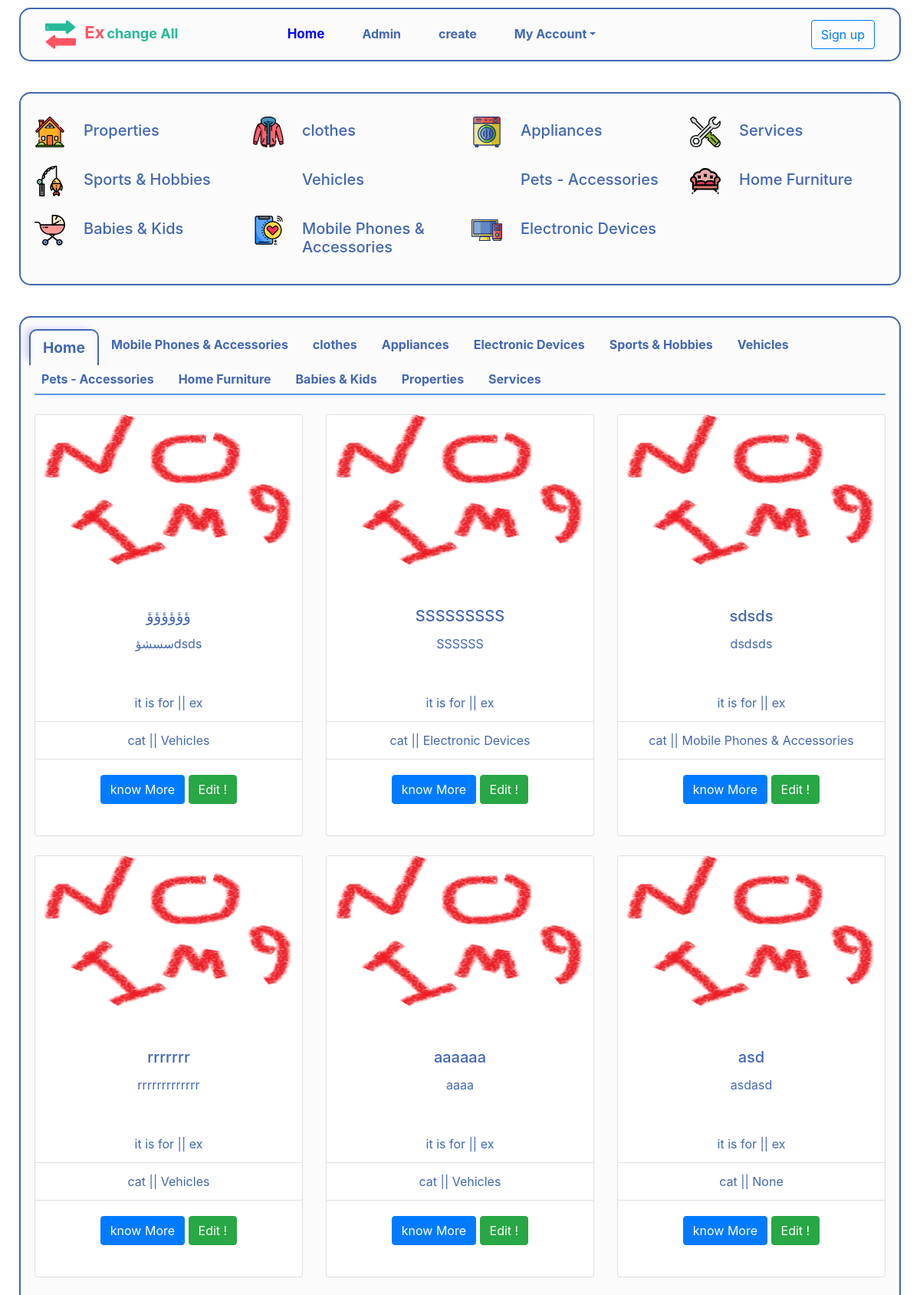
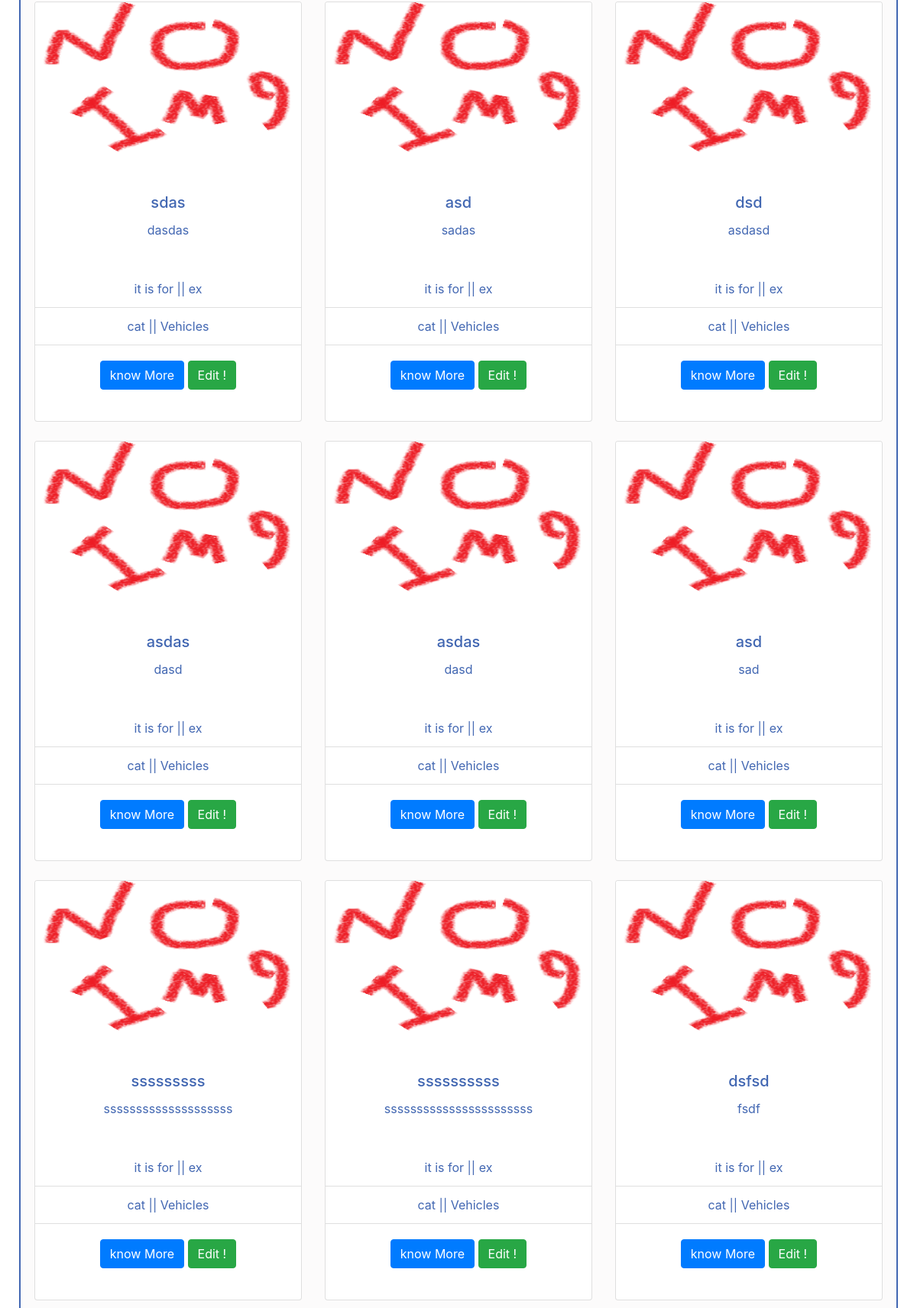
The page / (upper part) on the database its author committed (2 pictures, top to bottom).
### ads/models.py (models this page shows, shortened)
class ads(models.Model):
    options =(
    ("ex", "ex"),
    ("Sale", "Sale"),
    ("free", "free"),
)
    user = models.ForeignKey(User, blank=True , null=True, on_delete=models.CASCADE)
    title =models.CharField(max_length=80)
    description = models.TextField(max_length=500,default='')
    main=models.ForeignKey ( 'catugry',related_name='ad_main',
                            limit_choices_to={'main__isnull':True ,
                             'sub__isnull':True ,
                             'end__isnull':True }
                               , on_delete=models.CASCADE,blank=True,null=True, verbose_name='Main Category')
    sub=models.ForeignKey ( 'catugry' ,related_name='ad_sub',
                            limit_choices_to={'sub__isnull':True ,
                                'main__isnull':False ,
                                 'end__isnull':True }
                                ,on_delete=models.CASCADE,blank=True,null=True, verbose_name='Under Surface Category')
    end=models.ForeignKey ( 'catugry' , related_name='ad_end',
                                limit_choices_to={'sub__isnull':False ,
                                                  'main__isnull':False ,
                                                  'end__isnull':True }
                                ,on_delete=models.CASCADE,blank=True,null=True, verbose_name='Deep Category')
    last=models.ForeignKey ( 'catugry' , related_name='ad_last',
                                limit_choices_to={'sub__isnull':False ,
                                                  'main__isnull':False ,
                                                  'end__isnull':False}
                                ,on_delete=models.CASCADE,blank=True,null=True, verbose_name='Last Category')
    create_date = models.DateTimeField(default=timezone.now)
    active = models.BooleanField(default=True)
    view =models.IntegerField(default=0)
    ad_option = models.CharField(max_length=4, choices=options , default='ex')
    img=models.ImageField(upload_to='post_img2/' , default="img/defu.png")
    name_of_who=models.CharField(max_length=15 , null=True,blank=True)
    adress=models.CharField(max_length=80 , null=True,blank=True)
    mobile =models.PositiveSmallIntegerField( default=1114796307 , null=True,blank=True,)
    email=models.EmailField(default="ahmed_mag22@yahoo.com" , null=True,blank=True)
    class Meta:
        ordering = ['-create_date']

class catugry(models.Model):
    name=models.CharField ( max_length=40 , default='')
    main=models.ForeignKey ( 'self', related_name='re_main' ,
                            limit_choices_to={'main__isnull':True ,
                             'sub__isnull':True ,
                             'end__isnull':True }
                               , on_delete=models.CASCADE,blank=True,null=True)
    sub=models.ForeignKey ( 'self' , related_name='re_sub',
                            limit_choices_to={'sub__isnull':True ,
                                'main__isnull':False ,
                                 'end__isnull':True }
                                ,on_delete=models.CASCADE,blank=True,null=True)
    end=models.ForeignKey ( 'self' , related_name='re_end',
                                limit_choices_to={'sub__isnull':False ,
                                                  'main__isnull':False,
                                                  'end__isnull':True }
                                ,on_delete=models.CASCADE,blank=True,null=True)
    class Meta:
        verbose_name = "catugry"
        verbose_name_plural = "catugry"
    def __str__(self):
        return str(self.name)

### ads/views.py (the view)
# urls.py: url(r'^$',views.all_ads, name='all_ads') ,
def all_ads(request):
    ads_all=ads.objects.all()
    context = {
        'ads_all' : ads_all ,
    }
    return render(request , 'all.html' , context)

### ads/templates/all.html (shortened to what this page needs)
{% extends 'base_ads.html' %}
{% block card %}
<section class="py-5 my-card-sec">
  <div class="container text-center">
    <nav class="my-nav-tap">
      <div class="nav nav-tabs my-tap-all" id="nav-tab" role="tablist">
        <a class="nav-item nav-link my-taps active" id="nav-home-tab" data-toggle="tab" href="#nav-home" role="tab"
          aria-controls="nav-home" aria-selected="true"> Home</a>
        <a class="nav-item nav-link my-taps" id="nav-Mobile-tab" data-toggle="tab" href="#nav-Mobile" role="tab"
          aria-controls="nav-Mobile" aria-selected="false">Mobile Phones & Accessories</a>
        <a class="nav-item nav-link my-taps" id="nav-clothes-tab" data-toggle="tab" href="#nav-clothes" role="tab"
          aria-controls="nav-clothes" aria-selected="false">clothes</a>
        <a class="nav-item nav-link my-taps" id="nav-Appliances-tab" data-toggle="tab" href="#nav-Appliances" role="tab"
          aria-controls="nav-Appliances" aria-selected="false">Appliances</a>
        <a class="nav-item nav-link my-taps" id="nav-Electronic-tab" data-toggle="tab" href="#nav-Electronic" role="tab"
          aria-controls="nav-Electronic" aria-selected="false">Electronic Devices</a>
        <a class="nav-item nav-link my-taps" id="nav-Sports-tab" data-toggle="tab" href="#nav-Sports" role="tab"
          aria-controls="nav-Sports" aria-selected="false">Sports & Hobbies</a>
        <a class="nav-item nav-link my-taps" id="nav-Vehicles-tab" data-toggle="tab" href="#nav-Vehicles" role="tab"
          aria-controls="nav-Vehicles" aria-selected="false">Vehicles</a>
        <a class="nav-item nav-link my-taps" id="nav-Pets-tab" data-toggle="tab" href="#nav-Pets" role="tab"
          aria-controls="nav-Pets" aria-selected="false">Pets - Accessories</a>
        <a class="nav-item nav-link my-taps" id="nav-Furniture-tab" data-toggle="tab" href="#nav-Furniture" role="tab"
          aria-controls="nav-Furniture" aria-selected="false">Home Furniture</a>
        <a class="nav-item nav-link my-taps" id="nav-Babies-tab" data-toggle="tab" href="#nav-Babies" role="tab"
          aria-controls="nav-Babies" aria-selected="false">Babies & Kids</a>
        <a class="nav-item nav-link my-taps" id="nav-Properties-tab" data-toggle="tab" href="#nav-Properties" role="tab"
          aria-controls="nav-Properties" aria-selected="false">Properties</a>
        <a class="nav-item nav-link my-taps" id="nav-Services-tab" data-toggle="tab" href="#nav-Services" role="tab"
          aria-controls="nav-Services" aria-selected="false">Services</a>
      </div>
    </nav>
    <div class="tab-content my-content" id="nav-tabContent">
      <div class="tab-pane fade show active" id="nav-home" role="tabpanel" aria-labelledby="nav-home-tab">
        <div class="row">
          {% for ad in ads_all %}
          <div class="col-lg-4 col-md-4 col-sm-6 col-xs-12 my-card-respon ">
            <div class="card my-card">
              <img src="{{ad.img.url}}" class="card-img-top my-card-img" alt="...">
              <div class="card-body">
                <h5 class="card-title">{{ad.title}}</h5>
                <p class="card-text">{{ad.description}}</p>
              </div>
              <ul class="list-group list-group-flush">
                <li class="list-group-item">it is for || {{ ad.ad_option }}</li>
                <li class="list-group-item">cat || {{ ad.main }}</li>
              </ul>
              <div class="card-body">
                <a class="btn btn-primary" href=" {{ ad.id }}#con " role="button">know More</a>
                <a class="btn btn-success" href="{% url 'ads:edit_ads' ad.id %}" role="button">Edit !</a>
              </div>
            </div>
          </div>
          {% endfor %}
        </div>
      </div>
    </div>
  </div>
  </div>
{% endblock card %}

### static/css/me.css (style rules this page uses)
body { color: #4267b2; }
a.nav-link { color: #4267b2 !important; font-size: 16px; margin-right: 33px; font-weight: bold; }
.my-card-sec { background: #e3dddd21; margin: 10px; border: 2px solid #4267b2; border-radius: 15px; padding-top: 15px !important; margin-top: 40px; }
.my-nav-tap { background-color: #fcfbfb; }
.my-tap-all { border-bottom: 2px solid #5e95e2; margin-bottom: 25px; }
.nav-tabs .nav-link.active, .nav-tabs .nav-item.show .nav-link:hover { color: #4267b2 !important; font-size: larger; border-bottom: 3px #5e95e2; background-color: #fcfbfb; box-shadow: -8px -4px 9px -4px #979bfc82; margin-bottom: -2px; border: 1px solid; border-top: 2px solid; border-left:2px solid ; border-right: 2px solid; border-bottom: none; border-top-right-radius: 10px; border-top-left-radius: 10px; }
.my-taps { margin-right: 0px !important; position: relative; right: 7px; }
.nav-tabs .nav-link { border:none ; }
.nav-link.active { color: blue !important; font-size: 17px; }
.my-card-respon { margin-bottom: 25px; }
.my-card { min-height: 550px; max-height: 550px; transition: 0.9s,top ; }
.my-card-img { max-height: 230px; min-height: 230px; }
.my-content { margin-bottom: -130px !important; }

### rows shown on the page
ads: img (picture), title "ؤؤؤؤؤؤ", description "سسشؤdsds", ad_option "ex", main "Vehicles"
ads: img (picture), title "SSSSSSSSS", description "SSSSSS", ad_option "ex", main "Electronic Devices"
ads: img (picture), title "sdsds", description "dsdsds", ad_option "ex", main "Mobile Phones & Accessories"
ads: img (picture), title "rrrrrrr", description "rrrrrrrrrrrrr", ad_option "ex", main "Vehicles"
ads: img (picture), title "aaaaaa", description "aaaa", ad_option "ex", main "Vehicles"
ads: img (picture), title "asd", description "asdasd", ad_option "ex", main "None"
ads: img (picture), title "sdas", description "dasdas", ad_option "ex", main "Vehicles"
ads: img (picture), title "asd", description "sadas", ad_option "ex", main "Vehicles"
ads: img (picture), title "dsd", description "asdasd", ad_option "ex", main "Vehicles"
ads: img (picture), title "asdas", description "dasd", ad_option "ex", main "Vehicles"
ads: img (picture), title "asdas", description "dasd", ad_option "ex", main "Vehicles"
ads: img (picture), title "asd", description "sad", ad_option "ex", main "Vehicles"
ads: img (picture), title "sssssssss", description "ssssssssssssssssssss", ad_option "ex", main "Vehicles"
ads: img (picture), title "ssssssssss", description "sssssssssssssssssssssss", ad_option "ex", main "Vehicles"
ads: img (picture), title "dsfsd", description "fsdf", ad_option "ex", main "Vehicles"
